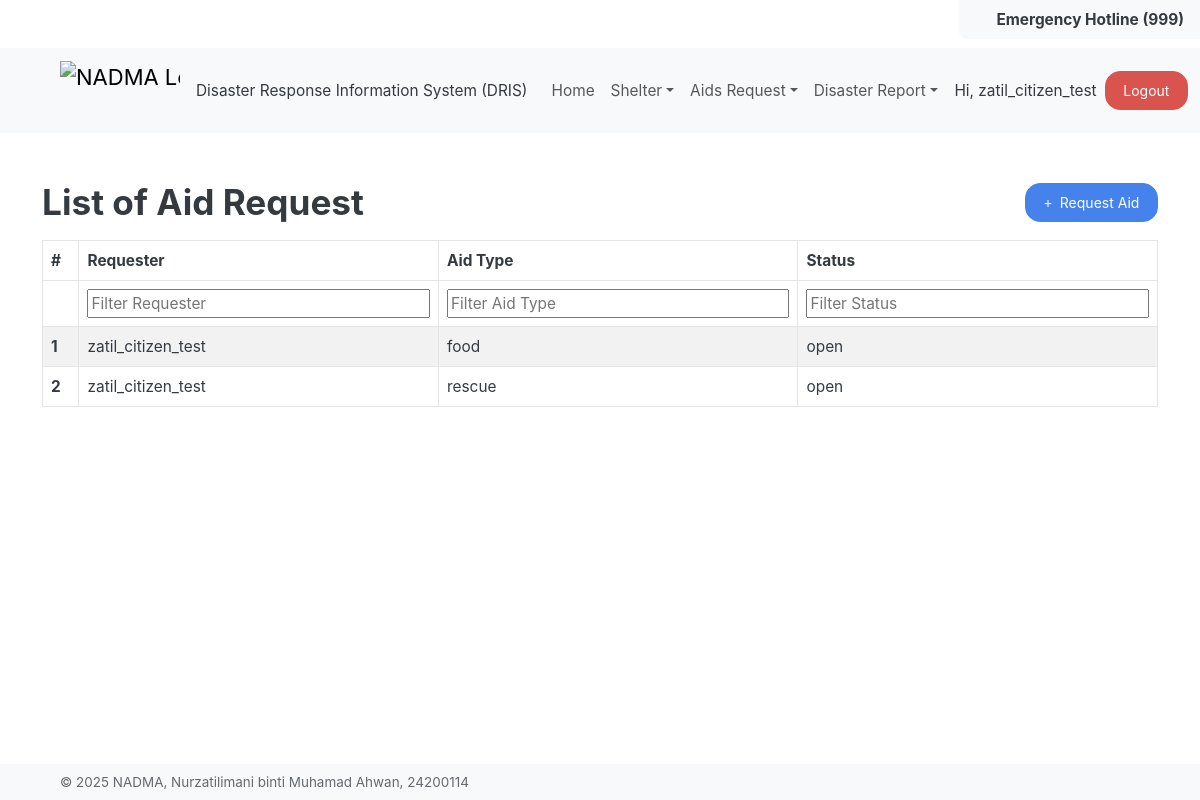
/aid/list (signed in), run on the app's committed database.
### UserManagement/models.py (models this page shows, shortened)
class CustomUser(AbstractUser):
    phone_number = models.CharField(max_length=15, blank=True, null=True)
    role = models.ForeignKey(Role, on_delete=models.SET_NULL, null=True, blank=True, related_name='users')
    created_at = models.DateTimeField(auto_now_add=True)

### AidRequestManagement/models.py (models this page shows, shortened)
class AidRequest(models.Model):
    id = models.AutoField(primary_key=True)
    requester_name = models.CharField(max_length=255)
    aid_type = models.CharField(max_length=255)
    description = models.TextField(blank=True, null=True)
    shelter_id = models.ForeignKey(Shelter, on_delete=models.CASCADE, related_name='aid_requests', null=True, blank=True)
    address = models.CharField(max_length=255)
    phone_number = models.CharField(max_length=15, blank=True, null=True)
    email = models.EmailField(max_length=255)
    status = models.CharField(max_length=50, choices=[
        ('open', 'Open'),
        ('in_progress', 'In Progress'),
        ('completed', 'Completed'),
        ('closed', 'Closed')
    ], default='open')
    created_by = models.ForeignKey(Citizen, on_delete=models.CASCADE, related_name='created_aid_requests')
    created_at = models.DateTimeField(auto_now_add=True)
    updated_by = models.ForeignKey(Authority, on_delete=models.CASCADE, related_name='updated_aid_requests', null=True, blank=True)
    updated_at = models.DateTimeField(auto_now=True)

### AidRequestManagement/views.py (the view, shortened to what this page needs)
# urls.py: path("list", AidRequestView.as_view(), name="aid_request_list"),
class AidRequestView(View):
    def get(self, request):
        aid_requests = AidRequest.objects.all()
        columns = get_aid_request_columns()
        edit_id = request.GET.get('edit')
        show_modal = False
        data = request.GET if request.GET else None
        fieldConfig = get_aid_request_field_config(data=data, request=request)
        user_role = ''
        if request.user.is_authenticated and hasattr(request.user, 'role') and request.user.role:
            user_role = request.user.role.name.lower()
        return render(request, 'aid-request/index.html', {
            'data': aid_requests,
            'columns': columns,
            'fieldConfig': fieldConfig,
            'show_modal': show_modal,
            'edit_id': edit_id or '',
            'user_role': user_role,
        })

### AidRequestManagement/views.py (called while the page is built)
def get_aid_request_columns():
    return [
        {'key': 'requester_name', 'label': 'Requester'},
        {'key': 'aid_type', 'label': 'Aid Type'},
        {'key': 'status', 'label': 'Status'},
        {
            'label': 'Action',
            'type': 'action',
            'actions': [
                {
                    'url_name': '',
                    'label': 'Edit',
                    'class': 'btn-info'
                }
            ]
        }
    ]

### common/templatetags/shared_extras.py (called while the page is built)
@register.filter
def get_item(obj, key):
    if isinstance(obj, dict):
        return obj.get(key)
    return getattr(obj, key, None)

### templates/aid-request/index.html (shortened to what this page needs)
{% extends "base.html" %}
{% block content %}
<div class="container mt-3">
  <div class="d-flex align-items-center mb-3">
    <h2 class="flex-grow-1 mb-0">List of Aid Request</h2>
    {% if request.user.is_authenticated and request.user.role and request.user.role.name|lower == "citizens" %}
      <a href="#" class="btn btn-primary ms-3" data-bs-toggle="modal" data-bs-target="#addAidRequestModal">
        <i class="fas fa-plus me-1"></i> Request Aid
      </a>
    {% endif %}
  </div>
  {% include "components/table/table.html" with columns=columns data=data %}
</div>
{% endblock %}

### templates/base/navigation.html (shortened to what this page needs)
{% load static %}
<nav class="navbar navbar-expand-lg bg-body-tertiary" data-bs-theme="light">
  <div class="container-fluid ms-5">
    <a class="navbar-brand" href="#">
      <img
        src="{% static 'img/nadma-logo.png' %}"
        alt="NADMA Logo"
        width="120"
        height="60"
        class="d-inline-block align-top"
      />
    </a>
    <span>Disaster Response Information System (DRIS)</span>
    <div class="collapse navbar-collapse ms-3" id="navbarColor01">
      <ul class="navbar-nav me-auto">
        <li class="nav-item">
          <a
            class="nav-link {% if request.path == '/' %}active{% endif %}"
            href="{% url 'home' %}"
          >
            Home
          </a>
        </li>
        <li class="nav-item dropdown">
          <a
            class="nav-link dropdown-toggle"
            data-bs-toggle="dropdown"
            href="#"
            role="button"
            aria-haspopup="true"
            aria-expanded="false"
            >Shelter</a
          >
        </li>
        {% if request.user.is_authenticated %}
           {% if request.user.role and request.user.role.name == 'authorities' or request.user.role.name == 'citizens' %}
          <li class="nav-item dropdown">
            <a
              class="nav-link dropdown-toggle"
              data-bs-toggle="dropdown"
              href="#"
              role="button"
              aria-haspopup="true"
              aria-expanded="false"
              >Aids Request</a
            >
          </li>
          {% endif %}
            {% if request.user.role and request.user.role.name == 'authorities' or request.user.role.name == 'citizens' %}
             <li class="nav-item dropdown">
            <a
              class="nav-link dropdown-toggle"
              data-bs-toggle="dropdown"
              href="#"
              role="button"
              aria-haspopup="true"
              aria-expanded="false"
              >Disaster Report</a
            >
          </li>
            {% endif %}
        {% endif %}
      </ul>
  <div class="d-flex align-items-center">
  {% if not request.user.is_authenticated %}
    <a class="btn btn-success me-2" href="{% url 'auth:login' %}">Login</a>
    <a class="btn btn-primary" href="{% url 'auth:register' %}">Register</a>
  {% else %}
    <span class="me-2 align-middle">Hi, {{ request.user.username }}</span>
    <a class="btn btn-danger align-middle" href="{% url 'auth:logout' %}">Logout</a>
  {% endif %}
</div>
    </div>
  </div>
</nav>

### templates/components/table/table.html (shortened to what this page needs)
{% load shared_extras %}
<link rel="stylesheet" href="https://cdn.datatables.net/1.13.7/css/dataTables.bootstrap5.min.css"/>
<table id="datatable" class="table table-striped table-bordered">
  <thead>
    <tr>
      <th>#</th>
      {% for col in columns %}
        {% if col.type == "action" %}
          {% if user_role == "authorities" %}
            <th>{{ col.label }}</th>
          {% endif %}
        {% else %}
          <th>{{ col.label }}</th>
        {% endif %}
      {% endfor %}
    </tr>
    <tr>
      <th></th>
      {% for col in columns %}
        {% if col.type == "action" %}
          {% if user_role == "authorities" %}
            <th></th>
          {% endif %}
        {% else %}
          <th><input type="text" placeholder="Filter {{ col.label }}" style="width: 100%;"/></th>
        {% endif %}
      {% endfor %}
    </tr>
  </thead>
 <tbody>
    {% for row in data %}
      <tr>
        <th scope="row">{{ forloop.counter }}</th>
        {% for col in columns %}
          {% if col.type == "action" %}
            {% if user_role == "authorities" %}
              <td>
                {% for action in col.actions %}
                  {% if action.label == "Edit" %}
                    <a href="?edit={{ row.id }}" class="btn {{ action.class|default:'btn-primary' }}">
                      <i class="fas fa-pencil-alt"></i> Edit
                    </a>
                  {% elif action.label == "View Volunteers" %}
                    <a href="{% url action.url_name row.id %}" class="btn btn-md {{ action.class|default:'btn-primary' }} mt-3">
                      <i class="fas fa-users"></i> View Volunteers
                    </a>
                  {% elif action.label == "Assign to Task" %}
                    {% if task.status != "running" %}
                      <span class="badge rounded-pill bg-secondary">Assignment Closed</span>
                    {% elif row.assigned %}
                      <span class="badge rounded-pill bg-success">Assigned</span>
                    {% else %}
                      <form method="post" action="{% url 'volunteer:assign_volunteer_to_task' task.id row.id %}" style="display:inline;">
                        {% csrf_token %}
                        <button type="submit" class="btn btn-md btn-warning">
                          <i class="fas fa-user-plus"></i> Assign to Task
                        </button>
                      </form>
                    {% endif %}
                  {% else %}
                    <a href="" class="btn  {{ action.class|default:'btn-primary' }}">{{ action.label }}</a>
                  {% endif %}
                {% endfor %}
              </td>
            {% endif %}
          {% else %}
            <td>{{ row|get_item:col.key }}</td>
          {% endif %}
        {% endfor %}
      </tr>
    {% endfor %}
</tbody>
</table>

### data on the page
CustomUser: user.username "zatil_citizen_test"
AidRequest: columns "zatil_citizen_test" "food" "open"
AidRequest: columns "zatil_citizen_test" "rescue" "open"

### other printed values
{{ col.label }} "Requester" "Aid Type" "Status"
